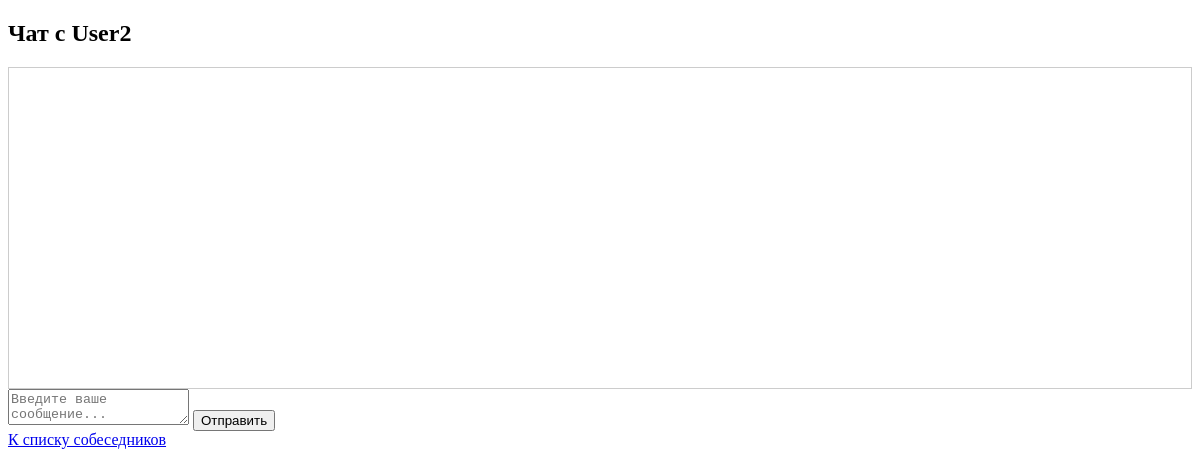
Before: /chat/2/ (signed in) with the older database file.
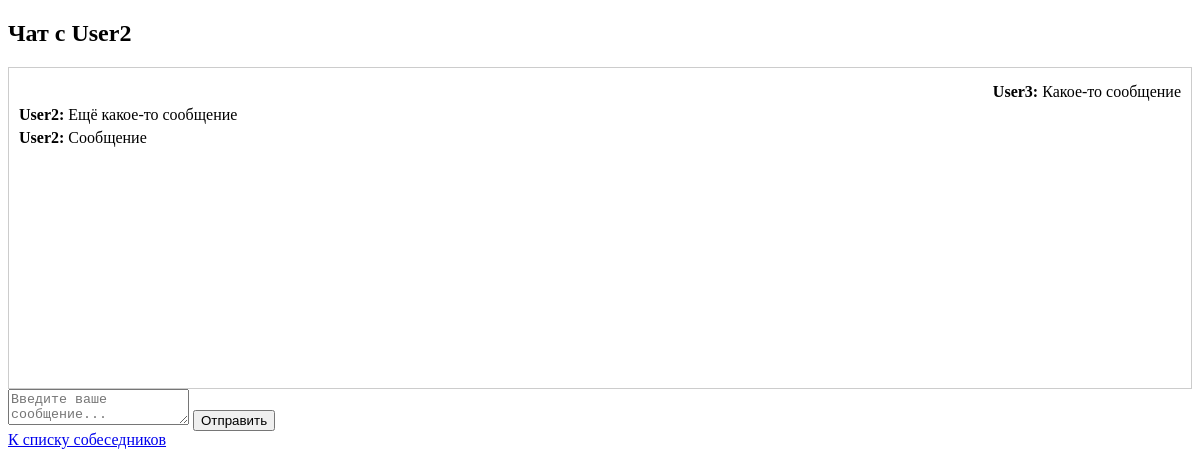
After: the same page with the newer database file.
### main/models.py (models this page shows, shortened)
class Message(models.Model):
    sender = models.ForeignKey(User, on_delete=models.CASCADE, related_name='sent_messages')
    receiver = models.ForeignKey(User, on_delete=models.CASCADE, related_name='received_messages')
    content = models.TextField()
    created_at = models.DateTimeField(auto_now_add=True)
    is_read = models.BooleanField(default=False)

### main/views.py (the view)
# urls.py: path('chat/<int:user_id>/', views.chat_with, name='chat_with'),
@login_required()
def chat_with(request, user_id):
    other_user = get_object_or_404(User, id=user_id)
    messages = Message.objects.filter(
        (Q(sender=request.user) & Q(receiver=other_user)) |
        (Q(sender=other_user) & Q(receiver=request.user))
    )
    if request.method == 'POST':
        content = request.POST.get('content')
        if content:
            Message.objects.create(sender=request.user, receiver=other_user, content=content)
            return redirect('chat_with', user_id=user_id)
    Message.objects.filter(receiver=request.user, sender=other_user, is_read=False).update(is_read=True)
    return render(request, 'chat/chat_detail.html', {
        'messages': messages,
        'other_user': other_user
    })

### main/templates/chat/chat_detail.html (shortened to what this page needs)
<!DOCTYPE html>
<html lang="en">
<head>
</head>
<body>
    <h2>Чат с {{other_user.username}}</h2>
    <div style="border:1px solid #ccc; padding:10px;height:300px;overflow-y:scroll">
        {% for msg in messages %}
            <div style="margin:5px 0;{% if msg.sender == request.user %} text-align:right; {%endif %}">
                <strong>{{msg.sender}}:</strong> {{msg.content}}
            </div>
        {% endfor %}
    </div>
    <form method="post">
        <textarea name="content" placeholder="Введите ваше сообщение..."></textarea>
        <button type="submit">Отправить</button>
    </form>
    <a href="{% url 'inbox' %}">К списку собеседников</a>
</body>
</html>

Changed rows visible on the page:
added Message: sender "User3", content "Какое-то сообщение"
added Message: sender "User2", content "Ещё какое-то сообщение"
added Message: sender "User2", content "Сообщение"
